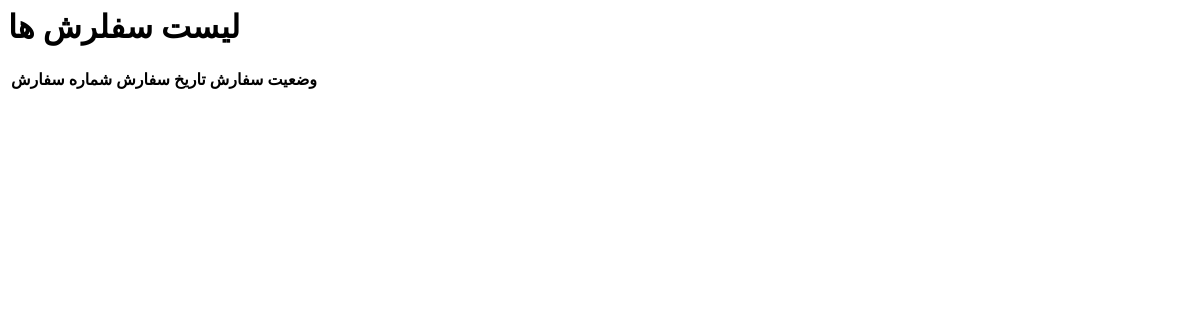
/order/order-list/ (signed in), run on an earlier commit of the app's database.
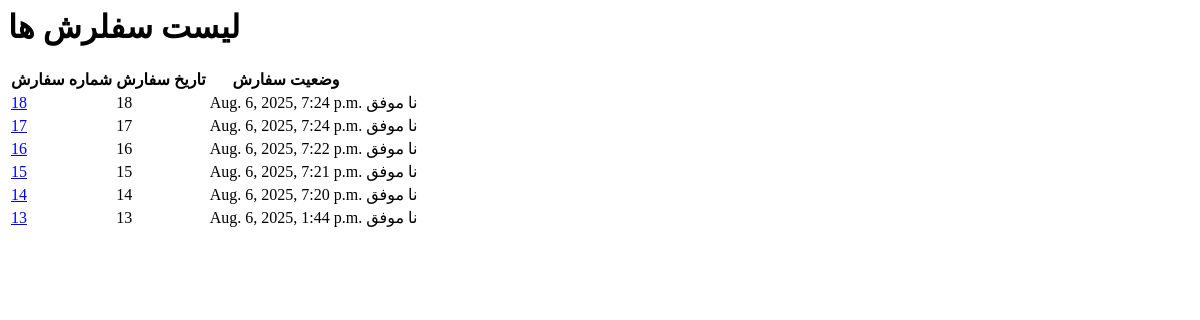
And on a later commit of the database.
### orders/models.py (models this page shows, shortened)
class Order(models.Model):
    buyer=models.ForeignKey(ShopUser, related_name='orders',on_delete=models.SET_NULL,null=True)
    first_name=models.CharField(max_length=50)
    last_name=models.CharField(max_length=50)
    phone=models.CharField(max_length=11)
    address=models.CharField(250)
    postal_code=models.CharField(max_length=10)
    province=models.CharField(max_length=50)
    city=models.CharField(max_length=50)
    created=models.DateTimeField(auto_now_add=True)
    updated=models.DateTimeField(auto_now=True)
    paid=models.BooleanField(default=False)
    class Meta:
        ordering=['-created']
        indexes=[
            models.Index(fields=['-created']),
        ]

### orders/views.py (the view)
# urls.py: path('order-list/',views.orders_list, name='orders-list'),
def orders_list(request):
    user=request.user
    orders=Order.objects.filter(buyer=user)
    return render(request, 'orders_list.html', {'orders':orders})

### cart/context_processors.py (called while the page is built)
def cart(request):
    return {'cart':Cart(request)}

### orders/templates/orders_list.html
<h1> لیست سفلرش ها </h1>
<table>
    <thead>
        <tr>
            <th>شماره سفارش</th>
            <th>تاریخ سفارش</th>
            <th>وضعیت سفارش</th>
        </tr>
    </thead>
    <tbody>
    {%  for order in orders %}
        <tr>
            <td>
                <a href="{% url 'orders:order_detail' order.id %}">
                {{ order.id }}
                </a>
            </td>
            <td>{{ order.id }}</td>
            <td>{{ order.created }}</td>
            {% if order.paid %}
                <td class="success">موفق</td>
            {% else %}
                <td class="success">نا موفق</td>
            {% endif %}
        </tr>
    {% endfor %}
    </tbody>
</table>

What changed in the data, as far as the page shows it:
added Order: id "18", created "Aug. 6, 2025, 7:24 p.m.", paid "نا موفق"
added Order: id "17", created "Aug. 6, 2025, 7:24 p.m.", paid "نا موفق"
added Order: id "16", created "Aug. 6, 2025, 7:22 p.m.", paid "نا موفق"
added Order: id "15", created "Aug. 6, 2025, 7:21 p.m.", paid "نا موفق"
added Order: id "14", created "Aug. 6, 2025, 7:20 p.m.", paid "نا موفق"
added Order: id "13", created "Aug. 6, 2025, 1:44 p.m.", paid "نا موفق"
